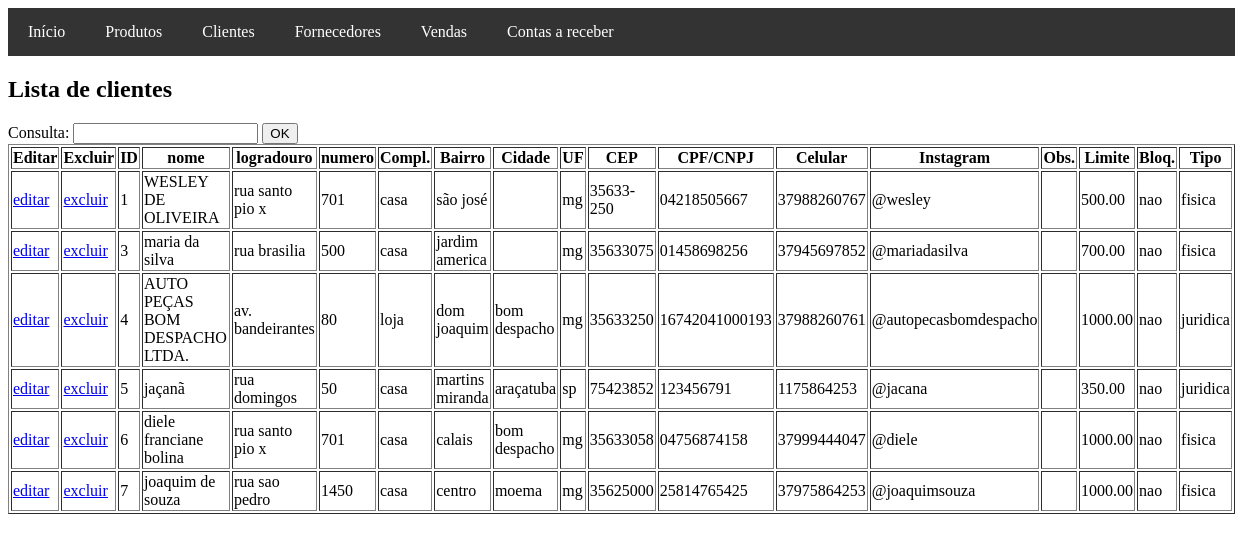
The page /clientes/controle.php on the database its author committed.
### tables this page shows
CREATE TABLE `clientes` (
  `id` int(11) NOT NULL,
  `tipo` text NOT NULL,
  `nome` varchar(100) NOT NULL,
  `logradouro` varchar(100) DEFAULT NULL,
  `numero` varchar(10) DEFAULT NULL,
  `complemento` varchar(50) DEFAULT NULL,
  `bairro` varchar(50) DEFAULT NULL,
  `cidade` varchar(50) DEFAULT NULL,
  `uf` char(2) DEFAULT NULL,
  `cep` varchar(9) DEFAULT NULL,
  `rg` varchar(20) DEFAULT NULL,
  `cpf` varchar(14) DEFAULT NULL,
  `cnpj` text NOT NULL,
  `insc` text NOT NULL,
  `celular` varchar(20) DEFAULT NULL,
  `instagram` varchar(50) DEFAULT NULL,
  `obs` text DEFAULT NULL,
  `limite` decimal(10,2) DEFAULT 0.00,
  `bloqueado` text DEFAULT NULL
);

### clientes/controle.php (the view, shortened to what this page needs)
<!DOCTYPE html>
<html lang="en">
<head>
</head>
<body>
  <?php
    include_once '../includes/header.php';
    include_once '../config/conexao.php';
  ?>
      <h2>Lista de clientes</h2>
      <form action="" method="post">
        <label for="consulta">Consulta:</label>
        <input type="text" name="consulta" id="consulta">
        <input type="submit" value="OK">
      </form>
  <?php
      $consulta = isset($_POST["consulta"]) ? $_POST["consulta"] : "";
      if ($consulta == ""){
          $exibe = "SELECT * FROM clientes";
          $sql = mysqli_query($conexao, $exibe) or die("Não foi possível executar consulta." . mysqli_error($conexao));
      } else {
          $exibe = "SELECT * FROM clientes WHERE nome LIKE '%$consulta%' ";
          $sql = mysqli_query($conexao, $exibe);
      }
      echo "<table border='1'>";
        echo "<tr>
                <th>Editar</th>
                <th>Excluir</th>
                <th>ID</th>
                <th>nome</th>
                <th>logradouro</th>
                <th>numero</th>
                <th>Compl.</th>
                <th>Bairro</th>
                <th>Cidade</th>
                <th>UF</th>
                <th>CEP</th>
                <th>CPF/CNPJ</th>
                <th>Celular</th>
                <th>Instagram</th>
                <th>Obs.</th>
                <th>Limite</th>
                <th>Bloq.</th>
                <th>Tipo</th>
            </tr>";
        while ($row = mysqli_fetch_assoc($sql)) {
            echo "<tr>";
                echo "<td><a href='editar.php?id=".$row['id']."'>editar</td>";
                echo "<td><a href='excluir.php?id=".$row['id']."'>excluir</td>";
                echo "<td>{$row['id']}</td>";
                echo "<td>{$row['nome']}</td>";
                echo "<td>{$row['logradouro']}</td>";
                echo "<td>{$row['numero']}</td>";
                echo "<td>{$row['complemento']}</td>";
                echo "<td>{$row['bairro']}</td>";
                echo "<td>{$row['cidade']}</td>";
                echo "<td>{$row['uf']}</td>";
                echo "<td>{$row['cep']}</td>";
                if ($row['tipo'] === 'fisica') {
                   echo "<td>{$row['cpf']}</td>";
                } else if ($row['tipo'] === 'juridica') {
                   echo "<td>{$row['cnpj']}</td>";
                } else {
                   echo "<td>-</td>";
                }
                echo "<td>{$row['celular']}</td>";
                echo "<td>{$row['instagram']}</td>";
                echo "<td>{$row['obs']}</td>";
                echo "<td>{$row['limite']}</td>";
                echo "<td>{$row['bloqueado']}</td>";
                echo "<td>{$row['tipo']}</td>";
            echo "</tr>";
        }
      echo "</table>";
   ?>
</body>
</html>

### rows shown on the page
clientes: id "1", nome "WESLEY DE OLIVEIRA", logradouro "rua santo pio x", numero "701", complemento "casa", bairro "são josé", uf "mg", cep "35633-250", cpf "04218505667", celular "37988260767", instagram "@wesley", limite "500.00", bloqueado "nao", tipo "fisica"
clientes: id "3", nome "maria da silva", logradouro "rua brasilia", numero "500", complemento "casa", bairro "jardim america", uf "mg", cep "35633075", cpf "01458698256", celular "37945697852", instagram "@mariadasilva", limite "700.00", bloqueado "nao", tipo "fisica"
clientes: id "4", nome "AUTO PEÇAS BOM DESPACHO LTDA.", logradouro "av. bandeirantes", numero "80", complemento "loja", bairro "dom joaquim", cidade "bom despacho", uf "mg", cep "35633250", cnpj "16742041000193", celular "37988260761", instagram "@autopecasbomdespacho", limite "1000.00", bloqueado "nao", tipo "juridica"
clientes: id "5", nome "jaçanã", logradouro "rua domingos", numero "50", complemento "casa", bairro "martins miranda", cidade "araçatuba", uf "sp", cep "75423852", cnpj "123456791", celular "1175864253", instagram "@jacana", limite "350.00", bloqueado "nao", tipo "juridica"
clientes: id "6", nome "diele franciane bolina", logradouro "rua santo pio x", numero "701", complemento "casa", bairro "calais", cidade "bom despacho", uf "mg", cep "35633058", cpf "04756874158", celular "37999444047", instagram "@diele", limite "1000.00", bloqueado "nao", tipo "fisica"
clientes: id "7", nome "joaquim de souza", logradouro "rua sao pedro", numero "1450", complemento "casa", bairro "centro", cidade "moema", uf "mg", cep "35625000", cpf "25814765425", celular "37975864253", instagram "@joaquimsouza", limite "1000.00", bloqueado "nao", tipo "fisica"
